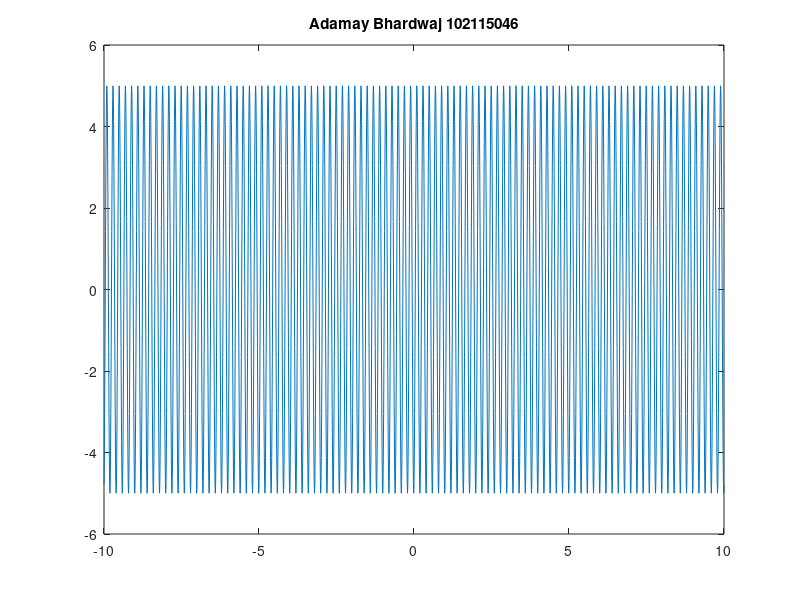

The MATLAB script that drew this image:
clc
clear all
t=(-10:0.01:10);
f=input('Enter frequency');
a=input('Enter Amplitude');
p=input('Enter Phase');
x=a*sin(2*pi*f*t+p);
plot(t,x);

title('Adamay Bhardwaj 102115046')
